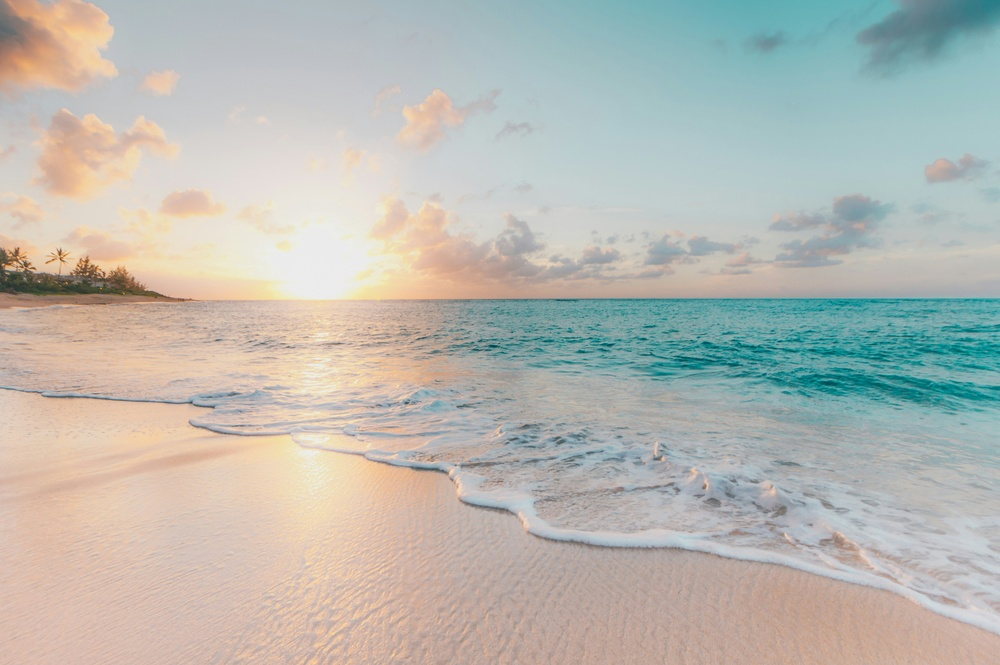
#> input picture dataset/sample.jpg, 1000 x 665 px, shrunk from 4621 x 3072 before the run
$ jupyter execute --allow-errors solution.ipynb
#> lines starting #> are read from the running program, lines starting #| are printed output that depends on the picture
Case-1 : By taking mean average of three planes

[cell 1]
import cv2
import numpy as np
img = cv2.imread('../dataset/sample.jpg')
#> img is the input picture: shape (665, 1000, 3); mean B, G, R 178.1, 185, 184.8

# split the image into three planes
b,g,r = cv2.split(img)
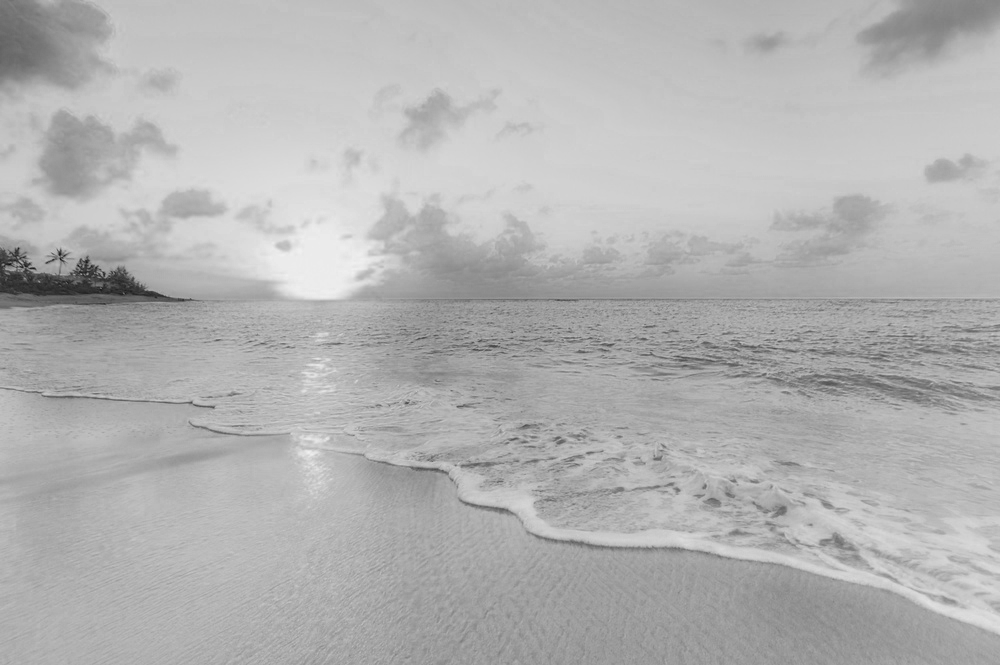
#> b: shape (665, 1000); min 14, max 241, mean 178.1
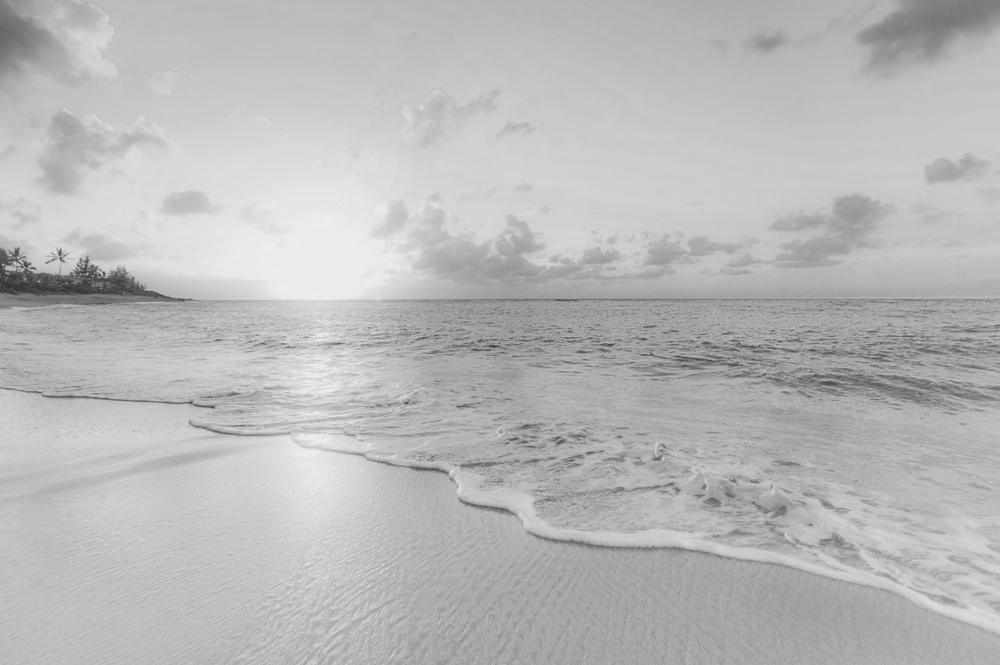
#> g: shape (665, 1000); min 46, max 240, mean 185
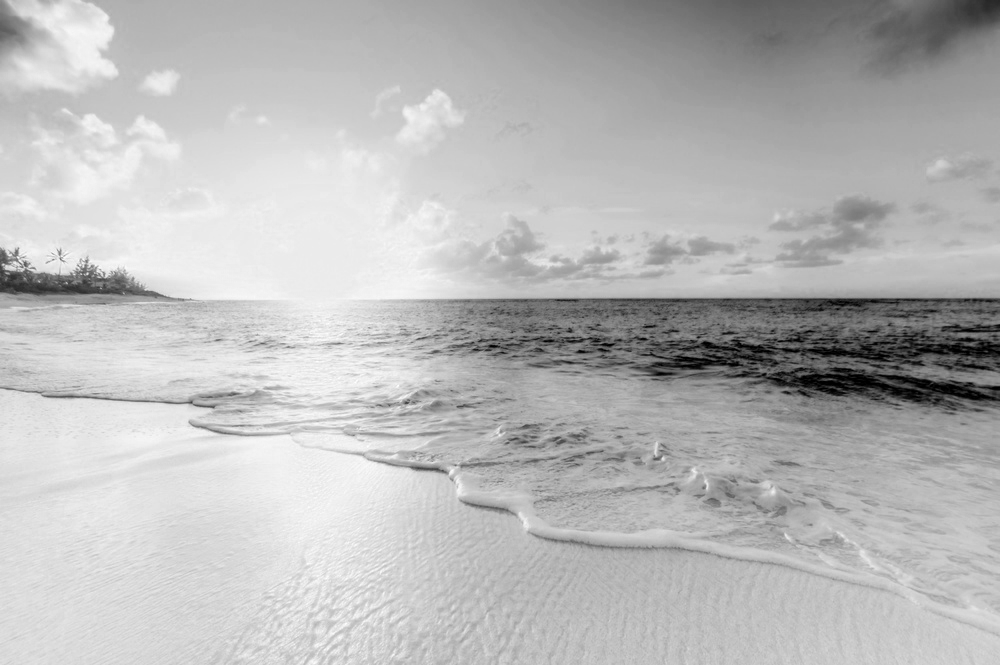
#> r: shape (665, 1000); min 0, max 255, mean 184.8
gray_mean = (b+g+r)//3
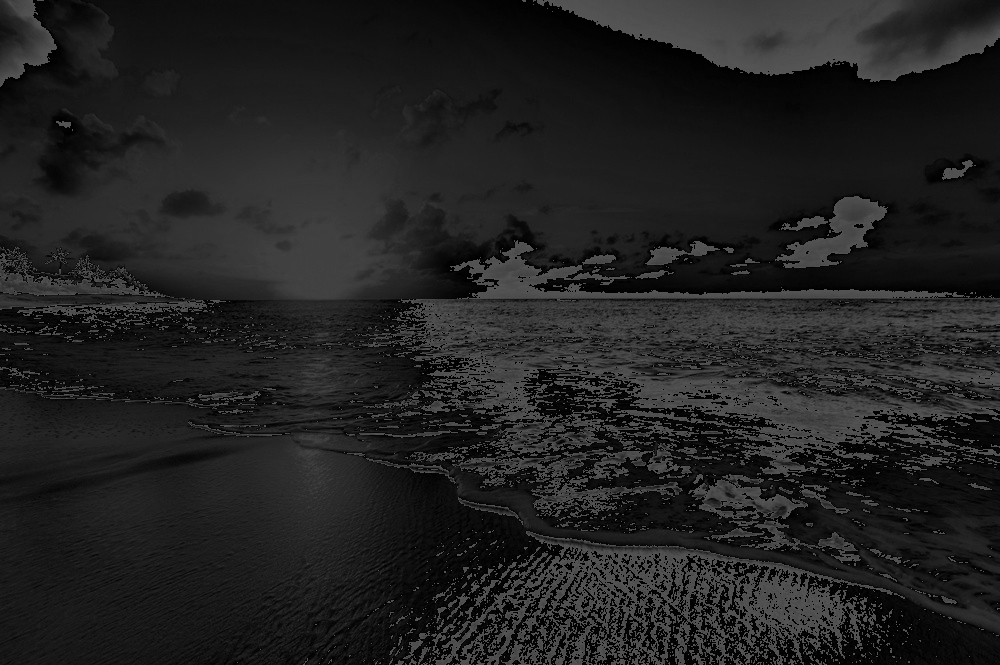
#> gray_mean: shape (665, 1000); min 0, max 85, mean 33.2

# showing using matplotlib
import matplotlib.pyplot as plt
plt.imshow(gray_mean,cmap='gray')
plt.title('Gray Image')
plt.axis('off')
plt.show()

Case 2: User enters weights for R, G, B (sum must be 1)

[cell 2]
import cv2
import numpy as np
img = cv2.imread('../dataset/sample.jpg')
b,g,r = cv2.split(img)

# taking weights from user
w1 = float(input("Enter weight for R: "))
#> the answer given: 3
w2 = float(input("Enter weight for G: "))
#> the answer given: 3
w3 = float(input("Enter weight for B: "))
#> the answer given: 3

$ run again, with dataset/input-ref.png saved as dataset/sample.jpg
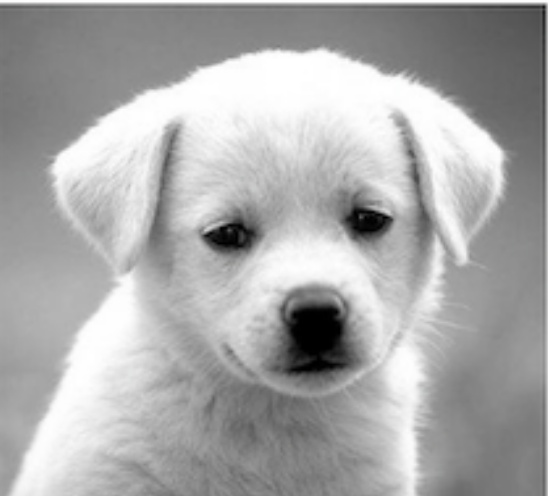
#> input picture dataset/input-ref.png, 548 x 496 px
#> img is the input picture: shape (496, 548, 3); mean B, G, R 169.8, 169.8, 169.8
#> `gray_mean = (b+g+r)//3`:
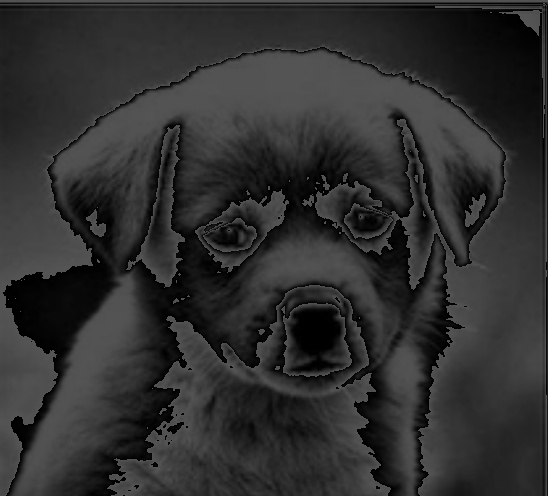
#> gray_mean: shape (496, 548); min 0, max 85, mean 47.3
